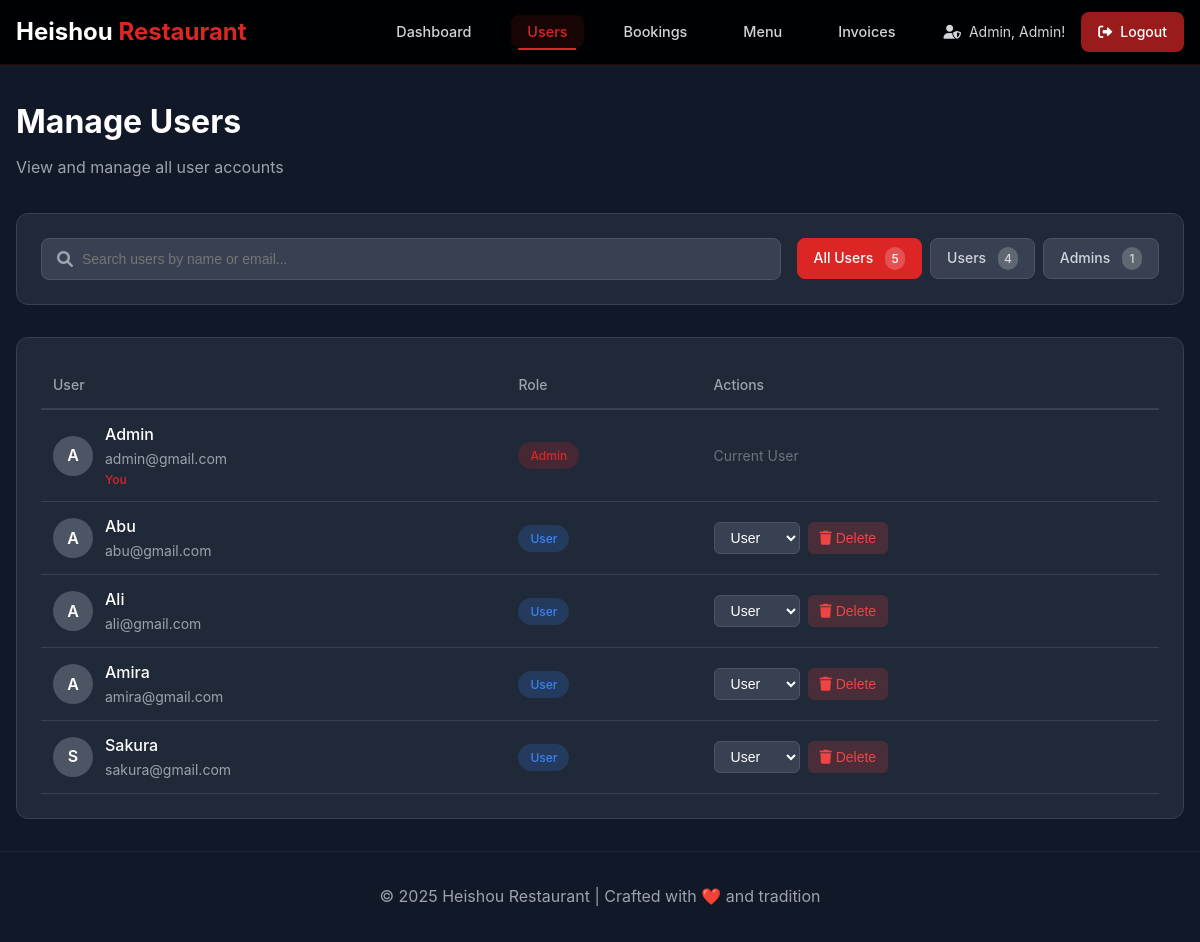
Screenshot of /admin/manage_users.php (signed in) with the database file from the repository.
### tables this page shows
CREATE TABLE `user` (
  `User_ID` int(11) NOT NULL,
  `Full_Name` varchar(100) NOT NULL,
  `Email` varchar(100) NOT NULL,
  `Password` varchar(255) NOT NULL,
  `Role` enum('admin','user') DEFAULT 'user'
);

### admin/manage_users.php (the view, shortened to what this page needs)
<?php
include '../components/connect.php';
 $role_filter = isset($_GET['role']) ? $_GET['role'] : 'all';
 $search_query = isset($_GET['search']) ? $_GET['search'] : '';
 $where_clause = "WHERE 1=1";
 $users = [];
 $stmt = $conn->prepare("SELECT User_ID, Full_Name, Email, Role FROM user $where_clause ORDER BY Role, Full_Name");
 $stmt->execute();
 $result = $stmt->get_result();
if ($result->num_rows > 0) {
    while ($row = $result->fetch_assoc()) {
        $users[] = $row;
    }
}
 $role_counts = [
    'all' => 0,
    'user' => 0,
    'admin' => 0
];
 $stmt = $conn->prepare("SELECT Role, COUNT(*) as count FROM user GROUP BY Role");
 $stmt->execute();
 $result = $stmt->get_result();
if ($result->num_rows > 0) {
    while ($row = $result->fetch_assoc()) {
        $role = $row['Role'];
        if (isset($role_counts[$role])) {
            $role_counts[$role] = $row['count'];
        }
        $role_counts['all'] += $row['count'];
    }
}
?>
<!DOCTYPE html>
<html lang="en">
<head>
  <link rel="stylesheet" href="https://cdnjs.cloudflare.com/ajax/libs/font-awesome/6.0.0/css/all.min.css">
  <link rel="stylesheet" href="../css/style.css">
  <link rel="stylesheet" href="../css/manage_users.css">
</head>
<body>
  <header class="navbar">
    <div class="nav-container">
      <div class="logo">
        <h1>Heishou <span>Restaurant</span></h1>
      </div>
      <nav class="nav-menu">
        <ul class="nav-links">
          <li><a href="admin_home.php">Dashboard</a></li>
          <li><a href="manage_users.php" class="active">Users</a></li>
          <li><a href="manage_bookings.php">Bookings</a></li>
          <li><a href="manage_menu.php">Menu</a></li>
          <li><a href="manage_invoices.php">Invoices</a></li>
        </ul>
        <ul class="nav-actions">
          <li class="welcome-user">
            <i class="fas fa-user-shield"></i>
            <span>Admin, <?php echo htmlspecialchars($_SESSION['username']); ?>!</span>
          </li>
          <li>
              <a href="../logout.php" class="btn logout-btn">
                <i class="fas fa-sign-out-alt"></i> Logout
              </a>
          </li>
        </ul>
      </nav>
    </div>
  </header>
  <main class="manage-page">
    <div class="container">
      <div class="page-header">
        <h1 class="page-title">Manage Users</h1>
        <p class="page-subtitle">View and manage all user accounts</p>
      </div>
      <div class="filters-section">
        <div class="search-box">
          <i class="fas fa-search"></i>
          <form method="GET" style="display: flex;">
            <input type="text" name="search" placeholder="Search users by name or email..." value="<?php echo htmlspecialchars($search_query); ?>">
          </form>
        </div>
        <div class="filter-tabs">
          <a href="manage_users.php?role=all" class="filter-tab <?php echo $role_filter == 'all' ? 'active' : ''; ?>">
            All Users
            <span class="filter-count"><?php echo $role_counts['all']; ?></span>
          </a>
          <a href="manage_users.php?role=user" class="filter-tab <?php echo $role_filter == 'user' ? 'active' : ''; ?>">
            Users
            <span class="filter-count"><?php echo $role_counts['user']; ?></span>
          </a>
          <a href="manage_users.php?role=admin" class="filter-tab <?php echo $role_filter == 'admin' ? 'active' : ''; ?>">
            Admins
            <span class="filter-count"><?php echo $role_counts['admin']; ?></span>
          </a>
        </div>
      </div>
      <div class="users-table-container">
        <?php if (empty($users)): ?>
          <div class="empty-state">
            <i class="fas fa-users"></i>
            <h3>No users found</h3>
            <p>Try adjusting your search or filter.</p>
          </div>
        <?php else: ?>
          <table class="users-table">
            <thead>
              <tr>
                <th>User</th>
                <th>Role</th>
                <th>Actions</th>
              </tr>
            </thead>
            <tbody>
              <?php foreach ($users as $user): ?>
                <tr>
                  <td>
                    <div class="user-info">
                      <div class="user-avatar">
                        <?php echo strtoupper(substr($user['Full_Name'], 0, 1)); ?>
                      </div>
                      <div class="user-details">
                        <span class="user-name"><?php echo htmlspecialchars($user['Full_Name']); ?></span>
                        <span class="user-email"><?php echo htmlspecialchars($user['Email']); ?></span>
                        <?php if ($user['User_ID'] == $_SESSION['User_ID']): ?>
                          <span class="current-user">You</span>
                        <?php endif; ?>
                      </div>
                    </div>
                  </td>
                  <td>
                    <span class="role-badge role-<?php echo $user['Role']; ?>">
                      <?php echo ucfirst($user['Role']); ?>
                    </span>
                  </td>
                  <td>
                    <div class="actions-cell">
                      <?php if ($user['User_ID'] != $_SESSION['User_ID']): ?>
                        <form method="POST" style="display: inline;">
                          <select name="role" class="role-select" onchange="this.form.submit()">
                            <option value="user" <?php echo $user['Role'] == 'user' ? 'selected' : ''; ?>>User</option>
                          </select>
                        </form>
                        <button class="action-btn delete-btn" onclick="confirmDelete(<?php echo $user['User_ID']; ?>, '<?php echo htmlspecialchars($user['Full_Name']); ?>')">
                          <i class="fas fa-trash"></i> Delete
                        </button>
                      <?php else: ?>
                        <span style="color: var(--gray-500); font-size: 0.875rem;">Current User</span>
                      <?php endif; ?>
                    </div>
                  </td>
                </tr>
              <?php endforeach; ?>
            </tbody>
          </table>
        <?php endif; ?>
      </div>
    </div>
  </main>
  <?php include '../components/footer.php';?>
</body>
</html>

### css/style.css (style rules this page uses)
:root { --red: #dc2626; --red-dark: #991b1b; --red-light: #fca5a5; --white: #ffffff; --black: #000000; --gray-50: #f9fafb; --gray-100: #f3f4f6; --gray-200: #e5e7eb; --gray-300: #d1d5db; --gray-400: #9ca3af; --gray-500: #6b7280; --gray-600: #4b5563; --gray-700: #374151; --gray-800: #1f2937; --gray-900: #111827; --shadow-sm: 0 1px 2px 0 rgb(0 0 0 / 0.05); --shadow: 0 1px 3px 0 rgb(0 0 0 / 0.1), 0 1px 2px -1px rgb(0 0 0 / 0.1); --shadow-lg: 0 10px 15px -3px rgb(0 0 0 / 0.1), 0 4px 6px -4px rgb(0 0 0 / 0.1); --shadow-xl: 0 20px 25px -5px rgb(0 0 0 / 0.1), 0 8px 10px -6px rgb(0 0 0 / 0.1); }
* { margin: 0; padding: 0; box-sizing: border-box; }
body { font-family: 'Noto Sans JP', -apple-system, BlinkMacSystemFont, 'Segoe UI', Roboto, sans-serif; background: var(--black); color: var(--gray-300); line-height: 1.6; scroll-behavior: smooth; overflow-x: hidden; }
.container { max-width: 1200px; margin: 0 auto; padding: 0 1rem; }
.navbar { position: fixed; top: 0; left: 0; right: 0; z-index: 1000; background: rgba(0, 0, 0, 0.95); backdrop-filter: blur(10px); border-bottom: 1px solid rgba(220, 38, 38, 0.2); transition: all 0.3s ease; }
.nav-container { max-width: 1200px; margin: 0 auto; padding: 0 1rem; display: flex; align-items: center; justify-content: space-between; height: 4rem; }
.logo h1 { font-size: 1.5rem; font-weight: 700; color: var(--white); }
.logo span { color: var(--red); }
.nav-menu { display: flex; align-items: center; gap: 2rem; }
.nav-links { display: flex; align-items: center; gap: 1.5rem; list-style: none; }
.nav-links a { color: var(--gray-300); text-decoration: none; font-weight: 500; font-size: 0.9rem; padding: 0.5rem 1rem; border-radius: 0.5rem; transition: all 0.3s ease; position: relative; }
.nav-links a::after { content: ''; position: absolute; bottom: -2px; left: 50%; transform: translateX(-50%); width: 0; height: 2px; background: var(--red); transition: width 0.3s ease; }
.nav-links a.active { color: var(--red); background: rgba(220, 38, 38, 0.1); }
.nav-links a.active::after { width: 80%; }
.nav-actions { display: flex; align-items: center; gap: 1rem; list-style: none; }
.welcome-user { display: flex; align-items: center; gap: 0.5rem; color: var(--gray-300); font-size: 0.875rem; }
.btn { display: inline-flex; align-items: center; gap: 0.5rem; padding: 0.5rem 1rem; border: none; border-radius: 0.5rem; font-size: 0.875rem; font-weight: 500; text-decoration: none; cursor: pointer; transition: all 0.3s ease; background: transparent; color: var(--white); border: 1px solid transparent; }
.logout-btn { background: var(--red-dark); }

### rows the page displays
user: Full_Name "A", Full_Name "Admin", Email "admin@gmail.com", shows "You", Role "Admin", shows "Current User"
user: Full_Name "A", Full_Name "Abu", Email "abu@gmail.com", Role "User", role "User"
user: Full_Name "A", Full_Name "Ali", Email "ali@gmail.com", Role "User", role "User"
user: Full_Name "A", Full_Name "Amira", Email "amira@gmail.com", Role "User", role "User"
user: Full_Name "S", Full_Name "Sakura", Email "sakura@gmail.com", Role "User", role "User"

### other values shown
$_SESSION['username'] "Admin"
$role_counts['all'] "5"
$role_counts['user'] "4"
$role_counts['admin'] "1"
